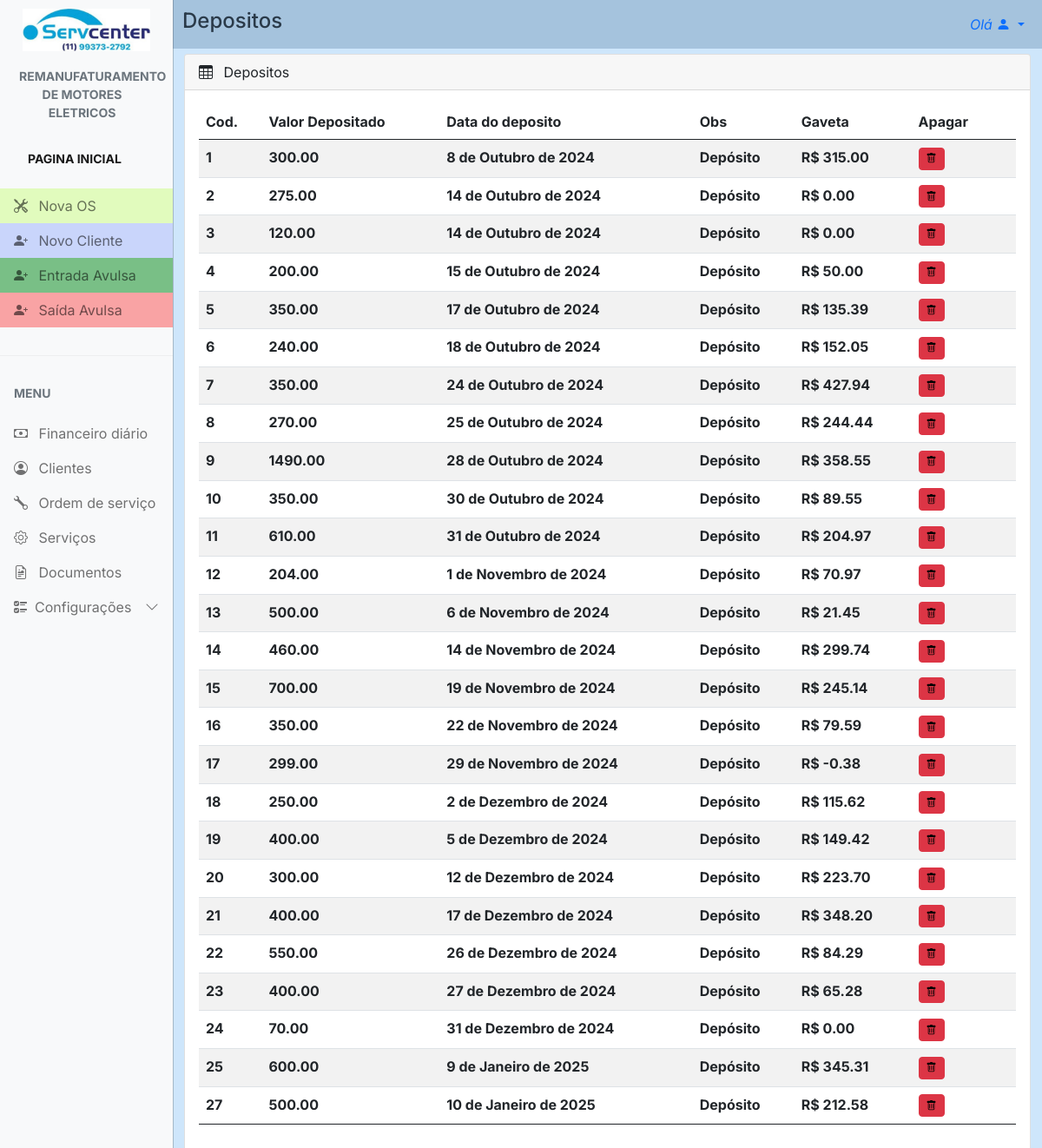
Page /finance/deposit_list/ on the earlier database version.
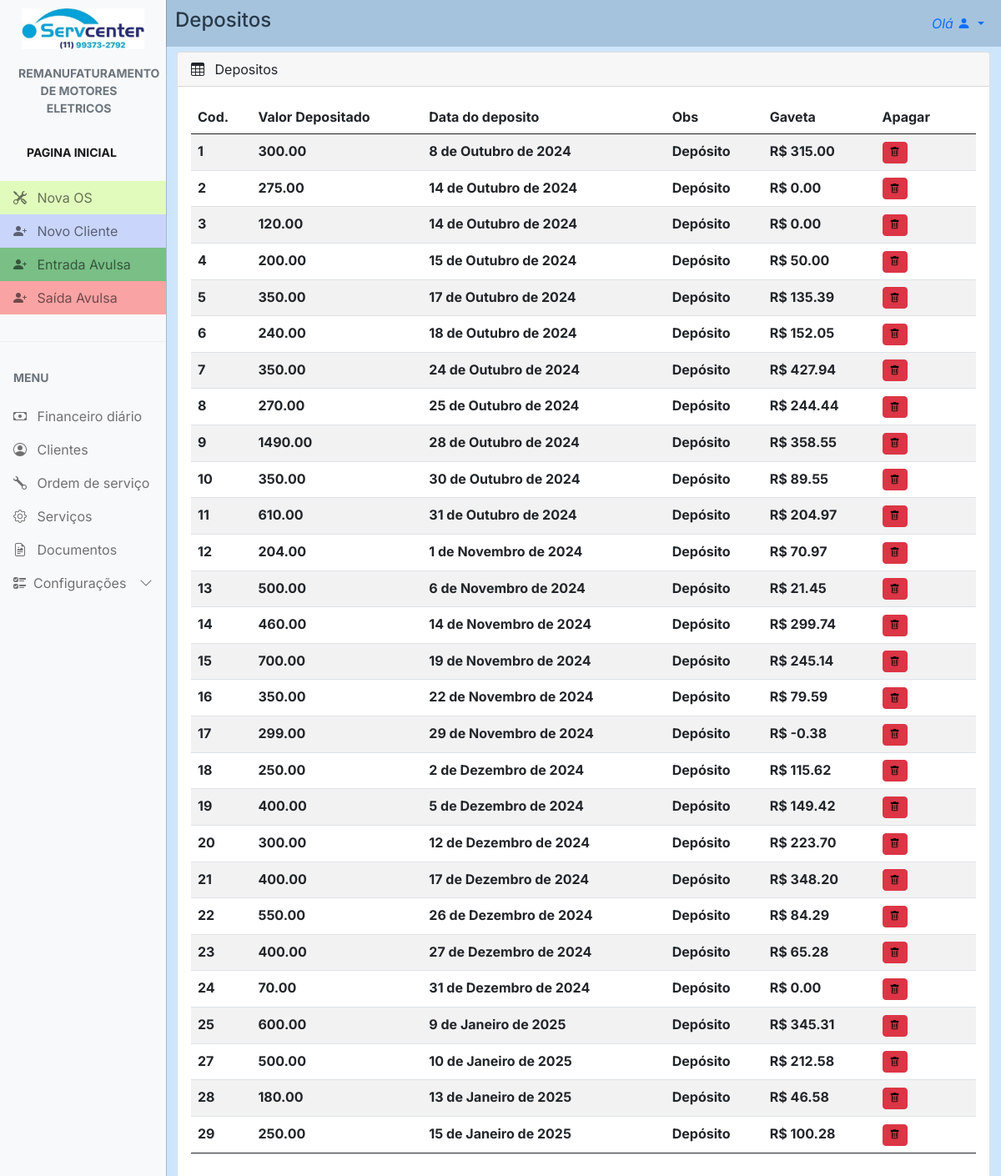
Same page on the later database version.
### finance/models.py (models this page shows, shortened)
class Caixa(models.Model):
    deposits = models.CharField(max_length=10, null=True, blank=True)
    date = models.DateField(blank=True)
    obs = models.CharField(max_length=10, blank=True, null=True)
    saldo = models.CharField(max_length=10, null=True, blank=True)

### finance/views.py (the view)
# urls.py: path('deposit_list/', views.deposit_list, name='deposit_list'),
def deposit_list(request):
    deposits = Caixa.objects.all()
    return render(request, 'deposits.html', {'deposits': deposits})

### config/context_processors.py (called while the page is built)
def conf(request):
    logo = Config.objects.all().first
    return {'logo': logo}

### servcenter/context_processors.py (called while the page is built)
def project_settings(request):
    config = Config.objects.first()
    return {
        'config': config,
    }

### finance/templates/deposits.html (shortened to what this page needs)
{% extends "main.html" %} {% load static %} {% block 'head' %}
<link rel="stylesheet" href="{% static 'css/main.css' %}" />
<link rel="stylesheet" href="{% static 'finance/css/finance.css' %}" />
{% endblock %} {% block 'main' %}
<div class="row all">
  <div id="cad_cli_tit">
    <a>Depositos</a>
  </div>
  <div class="col-md-12 mb-3">
    <div class="card">
      <div class="card-header">
        <span><i class="bi bi-table me-2"></i></span> Depositos
      </div>
      <div class="card-body">
        <div id="table_cli" class="table-responsive">
          <table
            id="example"
            class="table table-striped data-table"
            style="width: 100%"
          >
            <thead>
              <tr>
                <th>Cod.</th>
                <th>Valor Depositado</th>
                <th>Data do deposito</th>
                <th>Obs</th>
                <th>Gaveta</th>
                <th id="acoes_th">Apagar</th>
              </tr>
            </thead>
            <tbody>
              {% for deposit in deposits %}
              <tr id="fin_table">
                <th>{{ deposit.id }}</a></th>
                <th>{{ deposit.deposits }}</a></th>
                <th>{{ deposit.date }}</a></th>
                <th>{{ deposit.obs }}</a></th>
                <th>{{ deposit.saldo }}</a></th>
                <th>
                  <a
                    href="{% url 'del_deposit' deposit.id %}"
                    id="btn_ap"
                    type="button"
                    class="btn btn-danger delete"
                  >
                    <i class="bi bi-trash"></i>
                  </a>
                </th>
              </tr>
              {% endfor %}
            </tbody>
          </table>
        </div>
      </div>
    </div>
  </div>
</div>
{% endblock%}

Differences in the rows shown:
added Caixa: id "28", deposits "180.00", date "13 de Janeiro de 2025", obs "Depósito", saldo "R$ 46.58"
added Caixa: id "29", deposits "250.00", date "15 de Janeiro de 2025", obs "Depósito", saldo "R$ 100.28"
